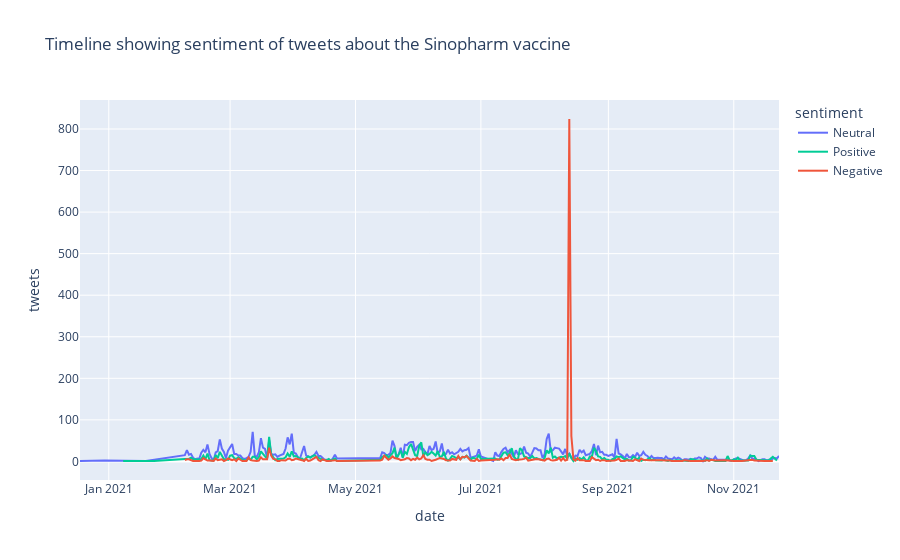

Notebook cell for this chart:
### Markdown cell above
#### Sinopharm

### Code cell
sinopharm = filtered_timeline(df_tweets, 'sinopharm', title='Sinopharm')

### Figure 1 — Plotly figure (JSON) as saved in the notebook; plotly's stock layout.template omitted (floating-point values rounded to 4 significant figures; data arrays with more than 128 entries replaced by an {"elided": "..."} marker saying what was removed)
{"data": [{"hovertemplate": "sentiment=Neutral<br>date=%{x}<br>tweets=%{y}<extra></extra>", "legendgroup": "Neutral", "line": {"color": "#636EFA", "dash": "solid"}, "marker": {"symbol": "circle"}, "mode": "lines", "name": "Neutral", "orientation": "v", "showlegend": true, "type": "scatter", "x": {"elided": "264 str values"}, "xaxis": "x", "y": {"elided": "264 int values"}, "yaxis": "y"}, {"hovertemplate": "sentiment=Positive<br>date=%{x}<br>tweets=%{y}<extra></extra>", "legendgroup": "Positive", "line": {"color": "#00CC96", "dash": "solid"}, "marker": {"symbol": "circle"}, "mode": "lines", "name": "Positive", "orientation": "v", "showlegend": true, "type": "scatter", "x": {"elided": "250 str values"}, "xaxis": "x", "y": {"elided": "250 int values"}, "yaxis": "y"}, {"hovertemplate": "sentiment=Negative<br>date=%{x}<br>tweets=%{y}<extra></extra>", "legendgroup": "Negative", "line": {"color": "#EF553B", "dash": "solid"}, "marker": {"symbol": "circle"}, "mode": "lines", "name": "Negative", "orientation": "v", "showlegend": true, "type": "scatter", "x": {"elided": "227 str values"}, "xaxis": "x", "y": {"elided": "227 int values"}, "yaxis": "y"}], "layout": {"legend": {"title": {"text": "sentiment"}, "tracegroupgap": 0}, "title": {"text": "Timeline showing sentiment of tweets about the Sinopharm vaccine"}, "xaxis": {"anchor": "y", "domain": [0, 1], "title": {"text": "date"}}, "yaxis": {"anchor": "x", "domain": [0, 1], "title": {"text": "tweets"}}}}
